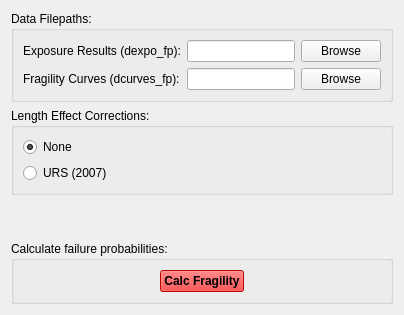
         <widget class="QWidget" name="tab">
          <property name="sizePolicy">
           <sizepolicy hsizetype="Expanding" vsizetype="Preferred">
            <horstretch>0</horstretch>
            <verstretch>0</verstretch>
           </sizepolicy>
          </property>
          <attribute name="title">
           <string>Dike Vulnerability</string>
          </attribute>
          <layout class="QVBoxLayout" name="verticalLayout_8">
           <item>
            <widget class="QGroupBox" name="groupBox_7">
             <property name="sizePolicy">
              <sizepolicy hsizetype="Preferred" vsizetype="Fixed">
               <horstretch>0</horstretch>
               <verstretch>0</verstretch>
              </sizepolicy>
             </property>
             <property name="title">
              <string>Data Filepaths:</string>
             </property>
             <layout class="QGridLayout" name="gridLayout_3">
              <item row="0" column="0">
               <widget class="QLabel" name="label_7">
                <property name="text">
                 <string>Exposure Results (dexpo_fp):</string>
                </property>
               </widget>
              </item>
              <item row="0" column="1">
               <widget class="QLineEdit" name="lineEdit_v_dexpo_fp"/>
              </item>
              <item row="2" column="0">
               <widget class="QLabel" name="label_9">
                <property name="text">
                 <string>Fragility Curves (dcurves_fp):</string>
                </property>
               </widget>
              </item>
              <item row="2" column="1">
               <widget class="QLineEdit" name="lineEdit_v_dcurves_fp"/>
              </item>
              <item row="0" column="2">
               <widget class="QPushButton" name="pushButton_v_dexpo_brwse">
                <property name="text">
                 <string>Browse</string>
                </property>
               </widget>
              </item>
              <item row="2" column="2">
               <widget class="QPushButton" name="pushButton_v_dcurves_brwse">
                <property name="text">
                 <string>Browse</string>
                </property>
               </widget>
              </item>
             </layout>
            </widget>
           </item>
           <item>
            <widget class="QGroupBox" name="groupBox_8">
             <property name="title">
              <string>Length Effect Corrections:</string>
             </property>
             <layout class="QVBoxLayout" name="verticalLayout_9">
              <item>
               <widget class="QRadioButton" name="radioButton_v_lfx_none">
                <property name="text">
                 <string>None</string>
                </property>
                <property name="checked">
                 <bool>true</bool>
                </property>
                <attribute name="buttonGroup">
                 <string notr="true">buttonGroup_v_lfx</string>
                </attribute>
               </widget>
              </item>
              <item>
               <widget class="QRadioButton" name="radioButton_v_lfx_urs">
                <property name="text">
                 <string>URS (2007)</string>
                </property>
                <attribute name="buttonGroup">
                 <string notr="true">buttonGroup_v_lfx</string>
                </attribute>
               </widget>
              </item>
             </layout>
            </widget>
           </item>
           <item>
            <spacer name="verticalSpacer_4">
             <property name="orientation">
              <enum>Qt::Vertical</enum>
             </property>
             <property name="sizeHint" stdset="0">
              <size>
               <width>20</width>
               <height>40</height>
              </size>
             </property>
            </spacer>
           </item>
           <item>
            <widget class="QGroupBox" name="groupBox_16">
             <property name="sizePolicy">
              <sizepolicy hsizetype="Preferred" vsizetype="Fixed">
               <horstretch>0</horstretch>
               <verstretch>0</verstretch>
              </sizepolicy>
             </property>
             <property name="title">
              <string>Calculate failure probabilities:</string>
             </property>
             <layout class="QVBoxLayout" name="verticalLayout_23">
              <item alignment="Qt::AlignHCenter">
               <widget class="QPushButton" name="pushButton_vuln_run">
                <property name="sizePolicy">
                 <sizepolicy hsizetype="Fixed" vsizetype="Fixed">
                  <horstretch>0</horstretch>
                  <verstretch>0</verstretch>
                 </sizepolicy>
                </property>
                <property name="palette">
                 <palette>
                  <active>
                   <colorrole role="WindowText">
                    <brush brushstyle="SolidPattern">
                     <color alpha="255">
                      <red>0</red>
                      <green>0</green>
                      <blue>0</blue>
                     </color>
                    </brush>
                   </colorrole>
                   <colorrole role="Button">
                    <brush brushstyle="SolidPattern">
                     <color alpha="255">
                      <red>255</red>
                      <green>0</green>
                      <blue>0</blue>
                     </color>
                    </brush>
                   </colorrole>
                   <colorrole role="Light">
                    <brush brushstyle="SolidPattern">
                     <color alpha="255">
                      <red>255</red>
                      <green>127</green>
                      <blue>127</blue>
                     </color>
                    </brush>
                   </colorrole>
                   <colorrole role="Midlight">
                    <brush brushstyle="SolidPattern">
                     <color alpha="255">
                      <red>255</red>
                      <green>63</green>
                      <blue>63</blue>
                     </color>
                    </brush>
                   </colorrole>
                   <colorrole role="Dark">
                    <brush brushstyle="SolidPattern">
                     <color alpha="255">
                      <red>127</red>
                      <green>0</green>
                      <blue>0</blue>
                     </color>
                    </brush>
                   </colorrole>
                   <colorrole role="Mid">
                    <brush brushstyle="SolidPattern">
                     <color alpha="255">
                      <red>170</red>
                      <green>0</green>
                      <blue>0</blue>
                     </color>
                    </brush>
                   </colorrole>
                   <colorrole role="Text">
                    <brush brushstyle="SolidPattern">
                     <color alpha="255">
                      <red>0</red>
                      <green>0</green>
                      <blue>0</blue>
                     </color>
                    </brush>
                   </colorrole>
                   <colorrole role="BrightText">
                    <brush brushstyle="SolidPattern">
                     <color alpha="255">
                      <red>255</red>
                      <green>255</green>
                      <blue>255</blue>
                     </color>
                    </brush>
                   </colorrole>
                   <colorrole role="ButtonText">
                    <brush brushstyle="SolidPattern">
                     <color alpha="255">
                      <red>0</red>
                      <green>0</green>
                      <blue>0</blue>
                     </color>
                    </brush>
                   </colorrole>
                   <colorrole role="Base">
                    <brush brushstyle="SolidPattern">
                     <color alpha="255">
                      <red>255</red>
                      <green>255</green>
                      <blue>255</blue>
                     </color>
                    </brush>
                   </colorrole>
                   <colorrole role="Window">
                    <brush brushstyle="SolidPattern">
                     <color alpha="255">
                      <red>255</red>
                      <green>0</green>
                      <blue>0</blue>
                     </color>
                    </brush>
                   </colorrole>
                   <colorrole role="Shadow">
                    <brush brushstyle="SolidPattern">
                     <color alpha="255">
                      <red>0</red>
                      <green>0</green>
                      <blue>0</blue>
                     </color>
                    </brush>
                   </colorrole>
                   <colorrole role="AlternateBase">
                    <brush brushstyle="SolidPattern">
                     <color alpha="255">
                      <red>255</red>
                      <green>127</green>
                      <blue>127</blue>
                     </color>
                    </brush>
                   </colorrole>
                   <colorrole role="ToolTipBase">
                    <brush brushstyle="SolidPattern">
                     <color alpha="255">
                      <red>255</red>
                      <green>255</green>
                      <blue>220</blue>
                     </color>
                    </brush>
                   </colorrole>
                   <colorrole role="ToolTipText">
                    <brush brushstyle="SolidPattern">
                     <color alpha="255">
                      <red>0</red>
                      <green>0</green>
                      <blue>0</blue>
                     </color>
                    </brush>
                   </colorrole>
                  </active>
                  <inactive>
                   <colorrole role="WindowText">
                    <brush brushstyle="SolidPattern">
                     <color alpha="255">
                      <red>0</red>
                      <green>0</green>
                      <blue>0</blue>
                     </color>
                    </brush>
                   </colorrole>
                   <colorrole role="Button">
                    <brush brushstyle="SolidPattern">
                     <color alpha="255">
                      <red>255</red>
                      <green>0</green>
                      <blue>0</blue>
                     </color>
                    </brush>
                   </colorrole>
                   <colorrole role="Light">
                    <brush brushstyle="SolidPattern">
                     <color alpha="255">
                      <red>255</red>
                      <green>127</green>
                      <blue>127</blue>
                     </color>
                    </brush>
                   </colorrole>
                   <colorrole role="Midlight">
                    <brush brushstyle="SolidPattern">
                     <color alpha="255">
                      <red>255</red>
                      <green>63</green>
                      <blue>63</blue>
                     </color>
                    </brush>
                   </colorrole>
                   <colorrole role="Dark">
                    <brush brushstyle="SolidPattern">
                     <color alpha="255">
                      <red>127</red>
                      <green>0</green>
                      <blue>0</blue>
                     </color>
                    </brush>
                   </colorrole>
                   <colorrole role="Mid">
                    <brush brushstyle="SolidPattern">
                     <color alpha="255">
                      <red>170</red>
                      <green>0</green>
                      <blue>0</blue>
                     </color>
                    </brush>
                   </colorrole>
                   <colorrole role="Text">
                    <brush brushstyle="SolidPattern">
                     <color alpha="255">
                      <red>0</red>
                      <green>0</green>
                      <blue>0</blue>
                     </color>
                    </brush>
                   </colorrole>
                   <colorrole role="BrightText">
                    <brush brushstyle="SolidPattern">
                     <color alpha="255">
                      <red>255</red>
                      <green>255</green>
                      <blue>255</blue>
                     </color>
                    </brush>
                   </colorrole>
                   <colorrole role="ButtonText">
                    <brush brushstyle="SolidPattern">
                     <color alpha="255">
                      <red>0</red>
                      <green>0</green>
                      <blue>0</blue>
                     </color>
                    </brush>
                   </colorrole>
                   <colorrole role="Base">
                    <brush brushstyle="SolidPattern">
                     <color alpha="255">
                      <red>255</red>
                      <green>255</green>
                      <blue>255</blue>
                     </color>
                    </brush>
                   </colorrole>
                   <colorrole role="Window">
                    <brush brushstyle="SolidPattern">
                     <color alpha="255">
                      <red>255</red>
                      <green>0</green>
                      <blue>0</blue>
                     </color>
                    </brush>
                   </colorrole>
                   <colorrole role="Shadow">
                    <brush brushstyle="SolidPattern">
                     <color alpha="255">
                      <red>0</red>
                      <green>0</green>
                      <blue>0</blue>
                     </color>
                    </brush>
                   </colorrole>
                   <colorrole role="AlternateBase">
                    <brush brushstyle="SolidPattern">
                     <color alpha="255">
                      <red>255</red>
                      <green>127</green>
                      <blue>127</blue>
                     </color>
                    </brush>
                   </colorrole>
                   <colorrole role="ToolTipBase">
                    <brush brushstyle="SolidPattern">
                     <color alpha="255">
                      <red>255</red>
                      <green>255</green>
                      <blue>220</blue>
                     </color>
                    </brush>
                   </colorrole>
                   <colorrole role="ToolTipText">
                    <brush brushstyle="SolidPattern">
                     <color alpha="255">
                      <red>0</red>
                      <green>0</green>
                      <blue>0</blue>
                     </color>
                    </brush>
                   </colorrole>
                  </inactive>
                  <disabled>
                   <colorrole role="WindowText">
                    <brush brushstyle="SolidPattern">
                     <color alpha="255">
                      <red>127</red>
                      <green>0</green>
                      <blue>0</blue>
                     </color>
                    </brush>
                   </colorrole>
                   <colorrole role="Button">
                    <brush brushstyle="SolidPattern">
                     <color alpha="255">
                      <red>255</red>
                      <green>0</green>
                      <blue>0</blue>
                     </color>
                    </brush>
                   </colorrole>
                   <colorrole role="Light">
                    <brush brushstyle="SolidPattern">
                     <color alpha="255">
                      <red>255</red>
                      <green>127</green>
                      <blue>127</blue>
                     </color>
                    </brush>
                   </colorrole>
                   <colorrole role="Midlight">
                    <brush brushstyle="SolidPattern">
                     <color alpha="255">
                      <red>255</red>
                      <green>63</green>
                      <blue>63</blue>
                     </color>
                    </brush>
                   </colorrole>
                   <colorrole role="Dark">
                    <brush brushstyle="SolidPattern">
                     <color alpha="255">
                      <red>127</red>
                      <green>0</green>
                      <blue>0</blue>
                     </color>
                    </brush>
                   </colorrole>
                   <colorrole role="Mid">
                    <brush brushstyle="SolidPattern">
                     <color alpha="255">
                      <red>170</red>
                      <green>0</green>
                      <blue>0</blue>
                     </color>
                    </brush>
                   </colorrole>
                   <colorrole role="Text">
                    <brush brushstyle="SolidPattern">
                     <color alpha="255">
                      <red>127</red>
                      <green>0</green>
                      <blue>0</blue>
                     </color>
                    </brush>
                   </colorrole>
                   <colorrole role="BrightText">
                    <brush brushstyle="SolidPattern">
                     <color alpha="255">
                      <red>255</red>
                      <green>255</green>
                      <blue>255</blue>
                     </color>
                    </brush>
                   </colorrole>
                   <colorrole role="ButtonText">
                    <brush brushstyle="SolidPattern">
                     <color alpha="255">
                      <red>127</red>
                      <green>0</green>
                      <blue>0</blue>
                     </color>
                    </brush>
                   </colorrole>
                   <colorrole role="Base">
                    <brush brushstyle="SolidPattern">
                     <color alpha="255">
                      <red>255</red>
                      <green>0</green>
                      <blue>0</blue>
                     </color>
                    </brush>
                   </colorrole>
                   <colorrole role="Window">
                    <brush brushstyle="SolidPattern">
                     <color alpha="255">
                      <red>255</red>
                      <green>0</green>
                      <blue>0</blue>
                     </color>
                    </brush>
                   </colorrole>
                   <colorrole role="Shadow">
                    <brush brushstyle="SolidPattern">
                     <color alpha="255">
                      <red>0</red>
                      <green>0</green>
                      <blue>0</blue>
                     </color>
                    </brush>
                   </colorrole>
                   <colorrole role="AlternateBase">
                    <brush brushstyle="SolidPattern">
                     <color alpha="255">
                      <red>255</red>
                      <green>0</green>
                      <blue>0</blue>
                     </color>
                    </brush>
                   </colorrole>
                   <colorrole role="ToolTipBase">
                    <brush brushstyle="SolidPattern">
                     <color alpha="255">
                      <red>255</red>
                      <green>255</green>
                      <blue>220</blue>
                     </color>
                    </brush>
                   </colorrole>
                   <colorrole role="ToolTipText">
                    <brush brushstyle="SolidPattern">
                     <color alpha="255">
                      <red>0</red>
                      <green>0</green>
                      <blue>0</blue>
                     </color>
                    </brush>
                   </colorrole>
                  </disabled>
                 </palette>
                </property>
                <property name="font">
                 <font>
                  <weight>75</weight>
                  <bold>true</bold>
                 </font>
                </property>
                <property name="text">
                 <string>Calc Fragility</string>
                </property>
               </widget>
              </item>
             </layout>
            </widget>
           </item>
          </layout>
         </widget>
